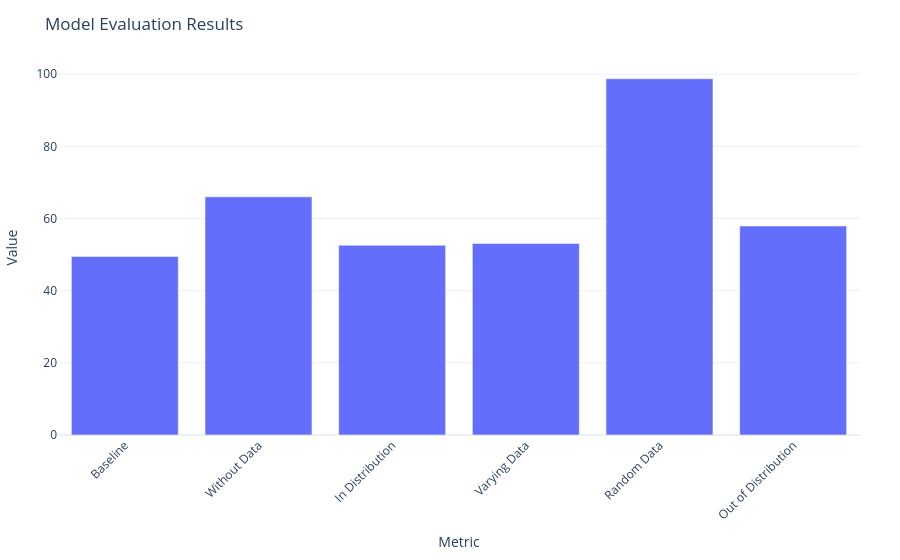

The cell this chart's notebook holds for it:
### Markdown cell above
## 2.6 Compare the Results

**Your tasks:**
- Create a plot, using `create_single_plot`, of the results of the different experiments.

**Key questions to answer:**
- Which are the differences?
- How data influences the results?

### Code cell
results = {
    "Baseline": baseline_results,
    "Without Data": results_without_data,
    "In Distribution": results_in_distribution,
    "Varying Data": results_varying_data,
    "Random Data": results_random_data,
    "Out of Distribution": results_out_of_distribution,
}
results_dict = {name: res[0].result for name, res in results.items()}

### To Complete ###
create_single_plot(
    data_dict=results_dict,
    x_label="Metric",
    y_label="Value",
    title="Model Evaluation Results"
)
### End of To Complete ###

### Figure 1 — Plotly figure (JSON) as saved in the notebook; plotly's stock layout.template omitted (floating-point values rounded to 4 significant figures)
{"data": [{"type": "bar", "x": ["Baseline", "Without Data", "In Distribution", "Varying Data", "Random Data", "Out of Distribution"], "y": [49.46, 66.0, 52.59, 53.07, 98.73, 57.92]}], "layout": {"margin": {"b": 80, "l": 40, "r": 40, "t": 60}, "title": {"text": "Model Evaluation Results"}, "xaxis": {"tickangle": -45, "title": {"text": "Metric"}}, "yaxis": {"title": {"text": "Value"}}}}
